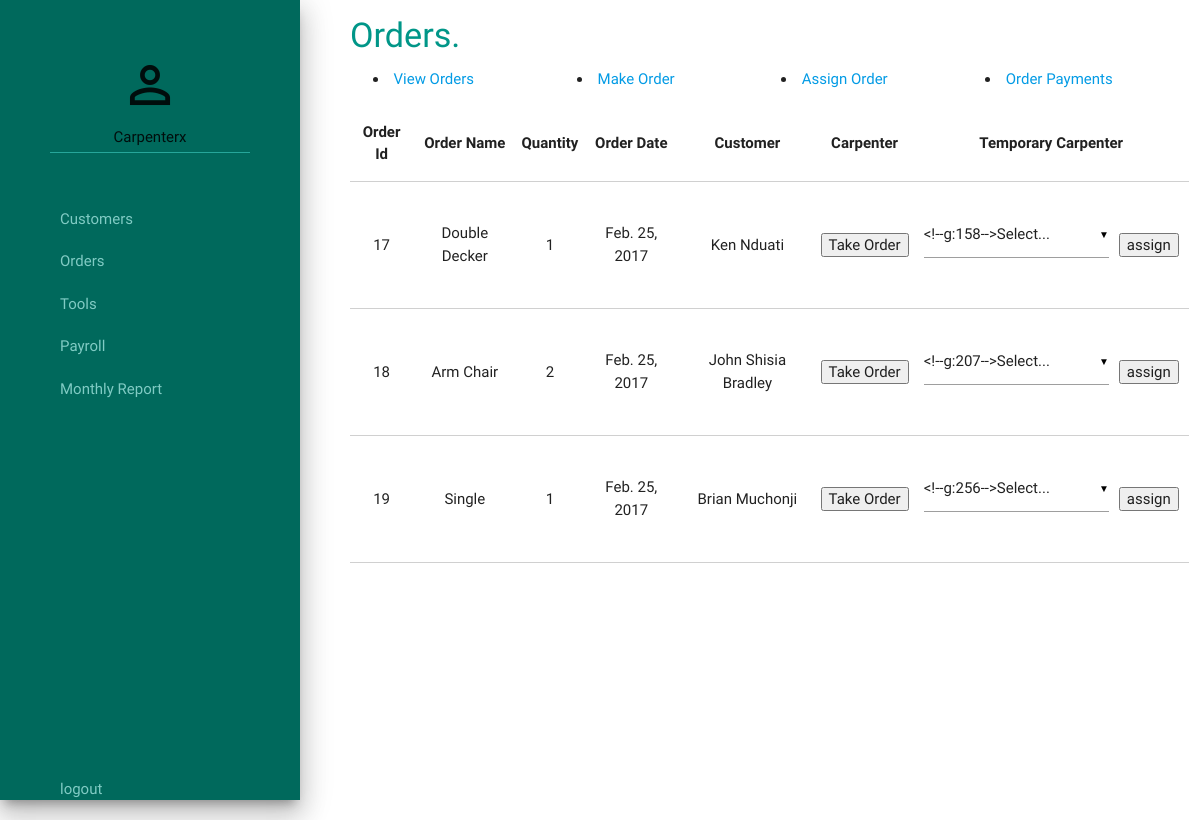
Page /furniture_palace/assign_order_page/ (signed in) on the committed database.
### order/models.py (models this page shows, shortened)
class Order(models.Model):
    order_name = models.CharField(max_length=100)
    quantity = models.IntegerField()
    complete_status = models.BooleanField(default=False)
    order_date = models.DateField(auto_now_add=True)
    order_price = models.FloatField(null=True)
    order_completion_date = models.DateField(null=True)
    customer = models.ForeignKey('accounts.Customer', null=False, unique=False)
    carpenter = models.ForeignKey(User, null=True, unique=False)
    temp_carpenter = models.ForeignKey('accounts.TempCarpenter', null=True, unique=False)

### accounts/models.py (models this page shows)
class Customer(models.Model):
    customer_name = models.CharField(max_length=100)
    customer_email = models.EmailField(max_length=254, unique=True)
    customer_tel_no = models.CharField(max_length=100)
    customer_address = models.CharField(max_length=255)
    customer_physical_address = models.TextField()
    gold, silver = 'Gold', 'Silver'
    customer_type_choices = (
        (gold, 'GOLD'),
        (silver, 'SILVER'),
    )
    customer_class = models.CharField(
        max_length=15,
        choices=customer_type_choices,
        default=silver,
    )
    def __str__(self):
        return self.customer_name

### order/views.py (the view)
def assign_order_page(request):
    orders = get_unassigned_orders()
    user = request.user
    temporary_carpenters = TempCarpenter.objects.all()
    active_orders = Order.objects.filter(carpenter=user,
                                         complete_status=False,
                                         temp_carpenter=None)
    return render(request, 'order/order_assign.html', locals())

### accounts/context_processors.py (called while the page is built)
def username_processor(request):
    username = request.user.username
    return {'username': username}

def furniture_processor(request):
    furniture = Furniture.objects.all()
    return {'furniture': furniture}

### order/order.py (called while the page is built)
def get_unassigned_orders():
    orders = Order.objects.filter(carpenter=None, temp_carpenter=None).order_by('-order_date')
    return orders

### order/templates/order/order_assign.html (shortened to what this page needs)
{% extends "./base.html" %}
{% block heading %}
<div class="heading">
    <h4>Orders.</h4>
</div>
{% endblock %}
{% block content %}
       <table class="bordered responsive-table highlight centered">
        <thead>
          <tr>
              <th>Order Id</th>
              <th>Order Name</th>
              <th>Quantity</th>
              <th>Order Date</th>
              <th>Customer</th>
              <th>Carpenter</th>
              <th>Temporary Carpenter</th>
          </tr>
        </thead>
        <tbody id="orders">
            {% for order in orders %}
              <tr>
                  <td>{{ order.id }}</td>
                  <td>{{ order.order_name }}</td>
                  <td>{{ order.quantity }}</td>
                  <td>{{ order.order_date }}</td>
                  <td>{{ order.customer }}</td>
                  <td>
                      <form action="{% url 'orders:take_order' %}" method="post">
                          <input type="submit" value="Take Order">
                      </form>
                  <td>
                      <form action="{% url 'orders:assign_order' %}" id="carpenter_select_form" method="post">
                             <table>
                                  <tr>
                                      <td>
                                      </td>
                                      <td>
                                          <input type="submit" value="assign" />
                                      </td>
                                  </tr>
                             </table>
                      </form>
                  </td>
              </tr>
            {% empty%}
            <tr>
                <td>
                    <p>No orders available.</p>
                </td>
            </tr>
            {% endfor %}
          </tbody>
        </table>
{% endblock %}

### order/templates/order/base.html (shortened to what this page needs)
<!DOCTYPE html>
<html lang="en">
<head>
    <link rel="stylesheet" href="/static/css/materialize.css"/>
    <link rel="stylesheet" href="/static/css/fp.css"/>
</head>
<body>
    <div class="row">
        <div id="sidebar" class="col s12 m3 l3 fill-vertical teal darken-3 z-depth-5">
            <div id="top-navigation" class="center-align">
                <i class="medium material-icons">perm_identity</i>
                <h6 class="center-align">{{ username|capfirst }}</h6>
            </div>
            <div class="divider teal lighten-1"></div>
            <br><br>
            <div class="action-item ">
                 <a href="{% url 'accounts:customer_registration' %}">Customers</a>
            </div>
            <div class="action-item">
                <a href="{% url 'orders:all_orders' %}">Orders</a>
            </div>
            <div class="action-item">
                <a href="{% url 'catalogs:lent_tools' %}">Tools</a>
            </div>
            <div class="action-item">
                <a href="{% url 'reports:carpenter_payroll' %}">Payroll</a>
            </div>
             <div class="action-item">
                <a href="{% url 'reports:monthly_report' %}">Monthly Report</a>
            </div>
            <div id="logout" class="action-item">
                <a href="{% url 'accounts:logout' %}">logout</a>
            </div>
        </div>
        <div id="content" class="col s12 m9 l9 fill-vertical">
            {% block heading %}<h4>Carpenter Home</h4>{% endblock %}
            <div class="col l12 m12 s12">
            <div class="col l3 m3 s12">
                <li class="tab"><a href="{% url 'orders:all_orders' %}">View Orders</a></li>
            </div>
            <div class="col l3 m3 s12">
                <li class="tab"><a href="{% url 'orders:order_page' %}">Make Order</a></li>
            </div>
            <div class="col l3 m3 s12">
                <li class="tab"><a href="{% url 'orders:assign_order_page' %}">Assign Order</a></li>
            </div>
            <div class="col l3 m3 s12">
                <li class="tab"><a href="{% url 'orders:payment_list' %}">Order Payments</a></li>
            </div>
            </div> <br>
            {% block content %}{% endblock %}
        </div>
    </div>
</body>
</html>

### accounts/static/css/fp.css (style rules this page uses)
body { overflow: hidden; }
.fill-vertical { height: 100vh; }
#sidebar { padding: 50px; }
#top-navigation { padding-top: 5px; }
.action-item>a { display: block; color: #80cbc4; padding: 10px; padding-left: 10px; }
#logout { position: absolute; bottom: 0; margin-bottom: 10px; }
#content { overflow-y: auto; padding-left: 50px; }
.heading>h4 { color: #009688; }

### rows in the picture
Order: id "17", order_name "Double Decker", quantity "1", order_date "Feb. 25, 2017", customer "Ken Nduati"
Order: id "18", order_name "Arm Chair", quantity "2", order_date "Feb. 25, 2017", customer "John Shisia Bradley"
Order: id "19", order_name "Single", quantity "1", order_date "Feb. 25, 2017", customer "Brian Muchonji"

### other values in the picture
{{ username|capfirst }} "Carpenterx"
